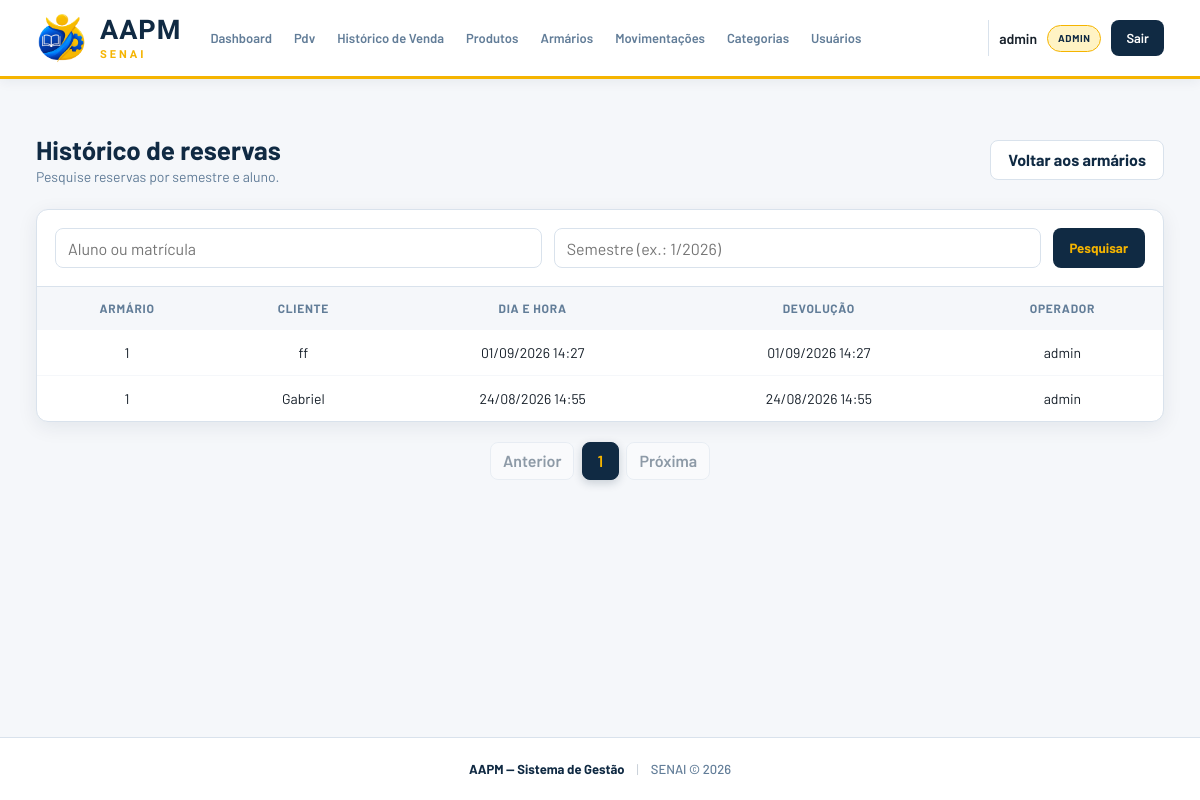
Page /armarios/historico (signed in) on the earlier database version.
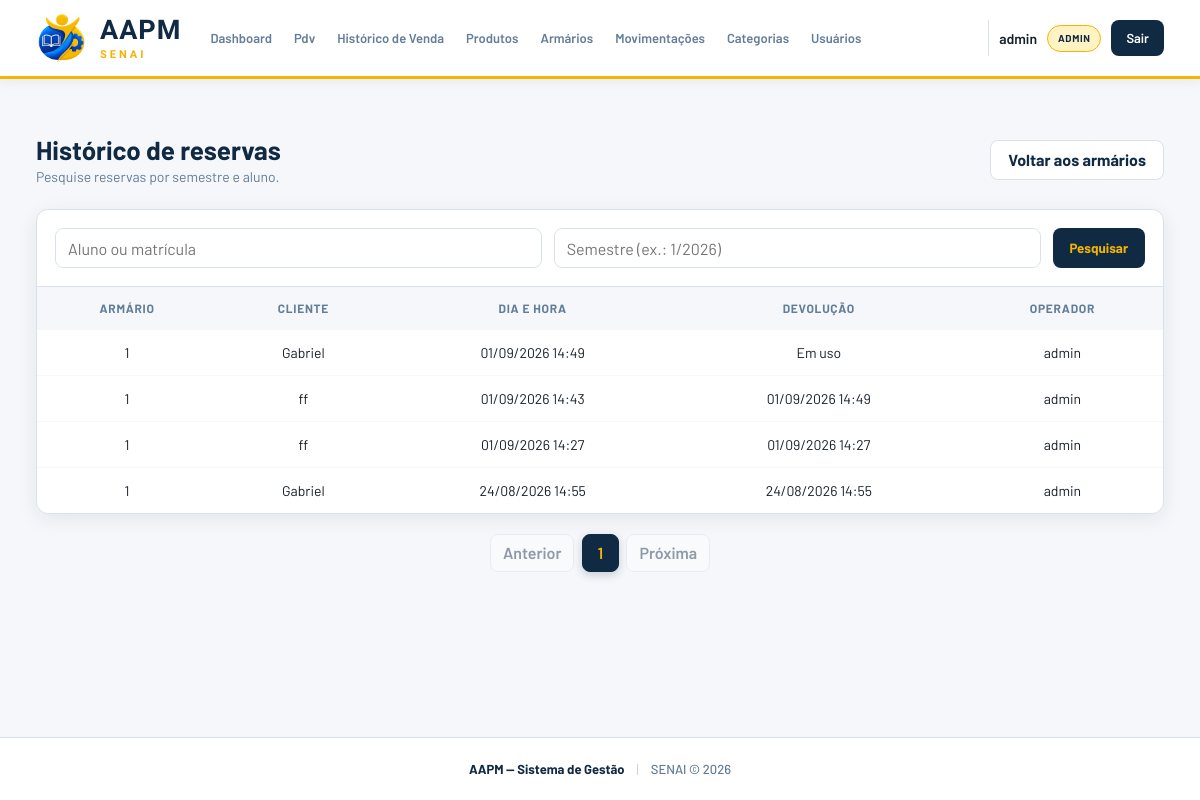
Same page on the later database version.
### app/models/armario.py (models this page shows)
class AluguelArmario(Base):
    __tablename__ = "alugueis_armarios"
    id = Column(Integer, primary_key=True, autoincrement=True)
    armario_id = Column(Integer, ForeignKey("armarios.id"), nullable=False, index=True)
    cliente_id = Column(Integer, ForeignKey("clientes.id"), nullable=False, index=True)
    usuario_id = Column(Integer, ForeignKey("usuarios.id"), nullable=True)
    inicio_em = Column(DateTime, nullable=False)
    devolvido_em = Column(DateTime, nullable=True)
    armario = relationship("Armario", back_populates="alugueis")
    cliente = relationship("Cliente", back_populates="alugueis_armarios")
    usuario = relationship("Usuario")

class Armario(Base):
    __tablename__ = "armarios"
    id = Column(Integer, primary_key=True, autoincrement=True)
    numero = Column(String(30), nullable=False, unique=True, index=True)
    descricao = Column(String(255), nullable=True)
    status = Column(String(20), nullable=False, default="disponivel", index=True)
    cliente_id = Column(
        Integer,
        ForeignKey("clientes.id", ondelete="SET NULL"),
        nullable=True,
        index=True,
    )
    alugado_em = Column(DateTime, nullable=True)
    criado_em = Column(DateTime, nullable=False, server_default=func.now())
    atualizado_em = Column(
        DateTime,
        nullable=False,
        server_default=func.now(),
        onupdate=func.now(),
    )
    cliente = relationship("Cliente", back_populates="armarios")
    alugueis = relationship("AluguelArmario", back_populates="armario")

### app/models/cliente.py (models this page shows, shortened)
class Cliente(Base):
    __tablename__ = "clientes"
    id         = Column(Integer, primary_key=True, index=True)
    nome       = Column(String(150), nullable=False, index=True)
    matricula  = Column(String(50), nullable=True, unique=True)
    telefone   = Column(String(20), nullable=True)
    is_associado = Column(Boolean, default=False, nullable=False)
    ativo      = Column(Boolean, default=True)
    criado_em  = Column(DateTime, server_default=func.now())
    vendas = relationship("Venda", back_populates="cliente")
    armarios = relationship("Armario", back_populates="cliente")
    alugueis_armarios = relationship("AluguelArmario", back_populates="cliente")

### app/models/usuario.py (models this page shows)
class Usuario(Base):
    __tablename__ = "usuarios"
    id = Column(Integer, primary_key=True, autoincrement=True)
    nome = Column(String(100), nullable=False)
    email = Column(String(150), unique=True, nullable=False)
    senha_hash = Column(String(255), nullable=False)
    role = Column(String(20), default="operador")
    ativo = Column(Boolean, default=True)
    criado_em = Column(DateTime, server_default=func.now())

### app/controllers/armario_controller.py (the view)
@router.get("/historico")
def historico_alugueis(
    request: Request,
    page: int = 1,
    db: Session = Depends(get_db),
    usuario=Depends(get_usuario_logado),
):
    alugueis, pagination = paginate(
        db.query(AluguelArmario).order_by(AluguelArmario.inicio_em.desc()),
        page,
    )
    return templates.TemplateResponse(
        request,
        "armarios/historico.html",
        {
            "request": request,
            "usuario": usuario,
            "alugueis": alugueis,
            "pagination": pagination,
        },
    )

### app/templates/armarios/historico.html (shortened to what this page needs)
{% extends "base.html" %}
{% block extra_css %}<link rel="stylesheet" href="/static/css/armarios-historico.css?v=1">{% endblock %}
{% block conteudo %}
<header class="historico-armarios-header">
  <div><h1>Histórico de reservas</h1><p>Pesquise reservas por semestre e aluno.</p></div>
  <a href="/armarios" class="btn-outline">Voltar aos armários</a>
</header>
<section class="historico-armarios-card"><form method="get" action="/armarios/historico" class="historico-filter"><input name="aluno" value="{{ aluno }}" placeholder="Aluno ou matrícula"><input name="semestre" value="{{ semestre }}" pattern="[12]/[0-9]{4}" placeholder="Semestre (ex.: 1/2026)"><button class="btn-primary" type="submit">Pesquisar</button>{% if aluno or semestre %}<a href="/armarios/historico" class="btn-outline">Limpar</a>{% endif %}</form><div class="historico-table-wrapper"><table class="historico-armarios-table">
  <thead>
    <tr><th>Armário</th><th>Cliente</th><th>Dia e hora</th><th>Devolução</th><th>Operador</th></tr>
  </thead>
  <tbody>
  {% for aluguel in alugueis %}
  <tr>
    <td>{{ aluguel.armario.numero }}</td>
    <td>{{ aluguel.cliente.nome }}</td>
    <td>{{ aluguel.inicio_em.strftime('%d/%m/%Y %H:%M') }}</td>
    <td>{{ aluguel.devolvido_em.strftime('%d/%m/%Y %H:%M') if aluguel.devolvido_em else 'Em uso' }}</td>
    <td>{{ aluguel.usuario.nome if aluguel.usuario else '—' }}</td>
  </tr>
  {% else %}
  <tr><td colspan="5">Nenhum aluguel registrado.</td></tr>
  {% endfor %}
  </tbody>
</table></div></section>
{% include "paginacao/index.html" %}
{% endblock %}

### app/templates/base.html (shortened to what this page needs)
<!DOCTYPE html>
<html lang="pt-br">
<head>
  <link rel="stylesheet" href="/static/css/base.css?v=3">
  {% block extra_css %}{% endblock %}
</head>
<body>
  <header class="header">
    <div class="header-inner">
      <a href="/" class="logo-area" aria-label="Voltar para a página inicial">
        <img class="logo-image" src="/static/uploads/Logo%20simples.png" alt="AAPM SENAI" width="52" height="52">
        <div class="logo-text">
          <span class="logo-aapm">AAPM</span>
          <span class="logo-senai">SENAI</span>
        </div>
      </a>
      {% if usuario %}
      <nav class="nav">
        <a href="/"  class="nav-link">Dashboard</a>
        <a href="/pdv/"   class="nav-link">Pdv</a>
        <a href="/pdv/historico"   class="nav-link">Histórico de Venda</a>
        <a href="/produtos"   class="nav-link">Produtos</a>
        <a href="/armarios" class="nav-link">Armários</a>
        {% if usuario.role == 'admin' %}
        <a href="/movimentacoes" class="nav-link">Movimentações</a>
        <a href="/categorias" class="nav-link">Categorias</a>
          <a href="/usuarios" class="nav-link">Usuários</a>
        {% endif %}
      </nav>
      <div class="header-user">
        <span class="header-user__name">{{ usuario.nome }}</span>
        <span class="role-badge role-badge--{{ usuario.role|lower }}">{{ usuario.role }}</span>
        <a href="/auth/logout" class="btn-logout">Sair</a>
      </div>
      {% endif %}
    </div>
  </header>
  <main class="main-content">
    {% block conteudo %}{% endblock %}
  </main>
  <footer class="footer">
    <div class="footer-inner">
      <span class="footer-brand">AAPM &mdash; Sistema de Gestão</span>
      <span class="footer-sep">|</span>
      <span class="footer-info">SENAI &copy; 2026</span>
    </div>
  </footer>
</body>
</html>

### app/templates/paginacao/index.html
{% if pagination %}
<nav class="pagination" aria-label="Paginação">
  <a class="pagination__link{{ ' pagination__link--disabled' if not pagination.has_previous }}" href="{{ request.url.include_query_params(page=pagination.page - 1) if pagination.has_previous else '#' }}" {% if not pagination.has_previous %}aria-disabled="true" tabindex="-1"{% endif %}>Anterior</a>
  {% for numero in pagination.pages %}
  <a class="pagination__link{{ ' pagination__link--active' if numero == pagination.page }}" href="{{ request.url.include_query_params(page=numero) }}" {% if numero == pagination.page %}aria-current="page"{% endif %}>{{ numero }}</a>
  {% endfor %}
  <a class="pagination__link{{ ' pagination__link--disabled' if not pagination.has_next }}" href="{{ request.url.include_query_params(page=pagination.page + 1) if pagination.has_next else '#' }}" {% if not pagination.has_next %}aria-disabled="true" tabindex="-1"{% endif %}>Próxima</a>
</nav>
{% endif %}

### app/static/css/armarios-historico.css (style rules this page uses)
.historico-armarios-header { display:flex;justify-content:space-between;align-items:center;gap:16px;margin:20px 0 24px }
.historico-armarios-header h1 { color:var(--azul);font-size:26px }
.historico-armarios-header p { margin-top:3px;color:var(--texto-secundario);font-size:14px }
.btn-primary,.btn-outline { display:inline-flex;align-items:center;justify-content:center;min-height:40px;padding:0 17px;border-radius:8px;font-weight:700;text-decoration:none;cursor:pointer }
.btn-primary { border:0;background:var(--azul);color:var(--laranja) }
.btn-outline { border:1px solid var(--borda);background:var(--branco);color:var(--azul) }
.historico-armarios-card { overflow:hidden;border:1px solid var(--borda);border-radius:var(--radius);background:var(--branco);box-shadow:var(--sombra) }
.historico-filter { display:flex;gap:12px;flex-wrap:wrap;padding:18px;border-bottom:1px solid var(--borda) }
.historico-filter input,.historico-filter select { min-height:40px;padding:0 12px;border:1px solid var(--borda);border-radius:8px;font:inherit }
.historico-filter input { flex:1 1 260px }
.historico-table-wrapper { overflow-x:auto }
.historico-armarios-table { width:100%;border-collapse:collapse;font-size:14px }
.historico-armarios-table th,.historico-armarios-table td { padding:14px 16px;border-bottom:1px solid var(--fundo);text-align:center }
.historico-armarios-table th { background:var(--fundo);color:var(--texto-secundario);font-size:12px;text-transform:uppercase;letter-spacing:.06em;white-space:nowrap }
.historico-armarios-table tbody tr:last-child td { border:0 }

Differences in the rows shown:
added AluguelArmario: armario.numero "1", cliente.nome "Gabriel", inicio_em "01/09/2026 14:49", devolvido_em "Em uso", usuario "admin"
added AluguelArmario: armario.numero "1", cliente.nome "ff", inicio_em "01/09/2026 14:43", devolvido_em "01/09/2026 14:49", usuario "admin"
